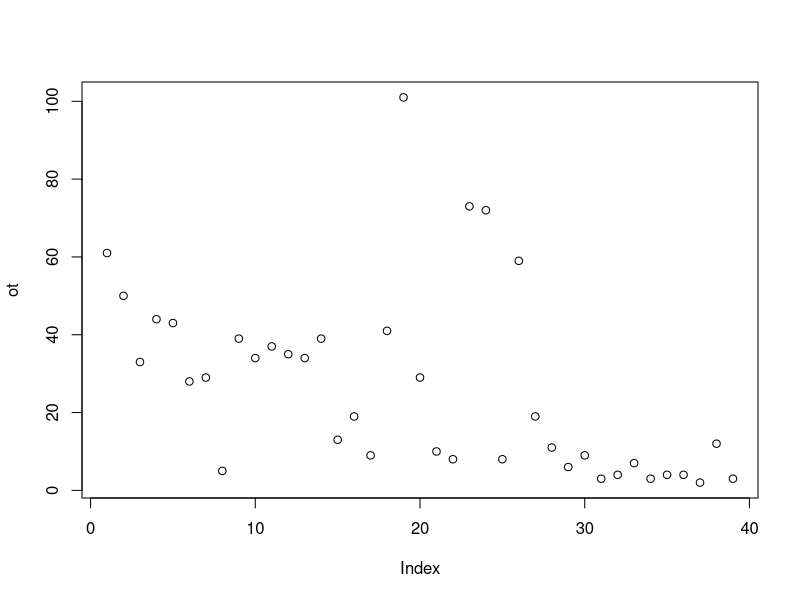
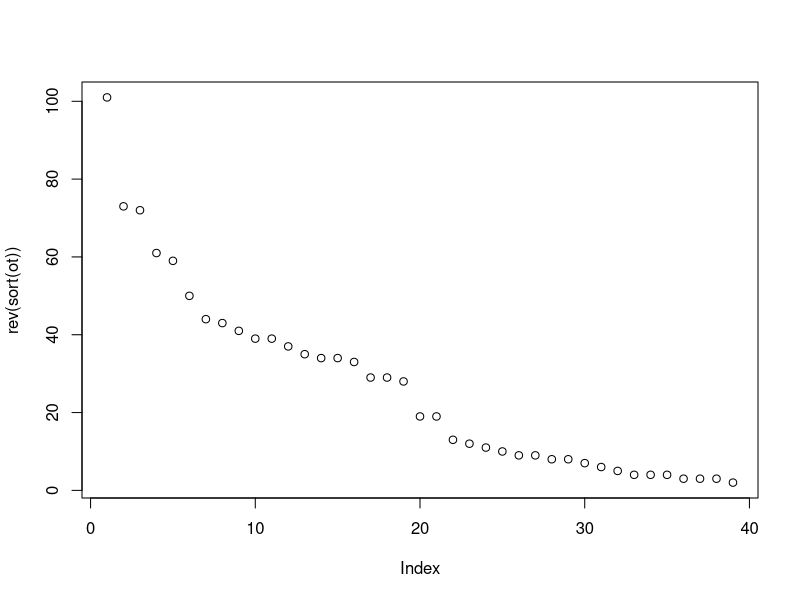
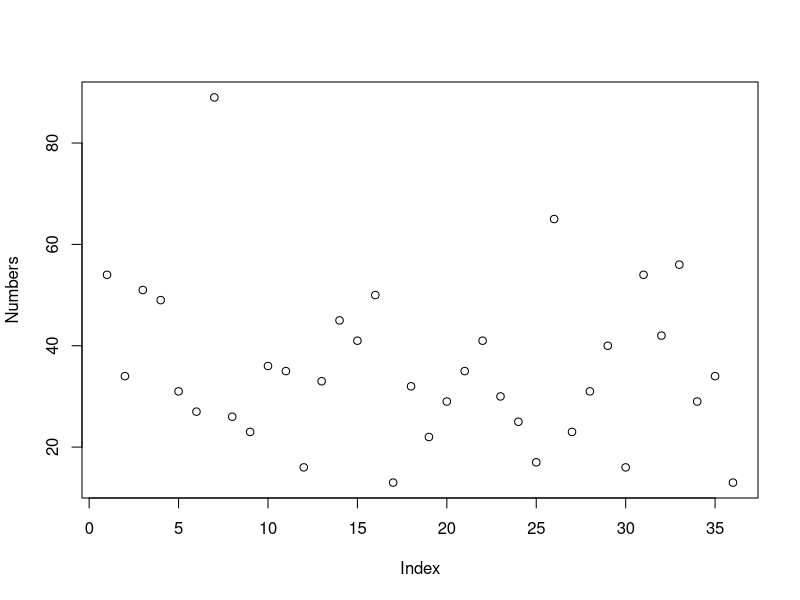
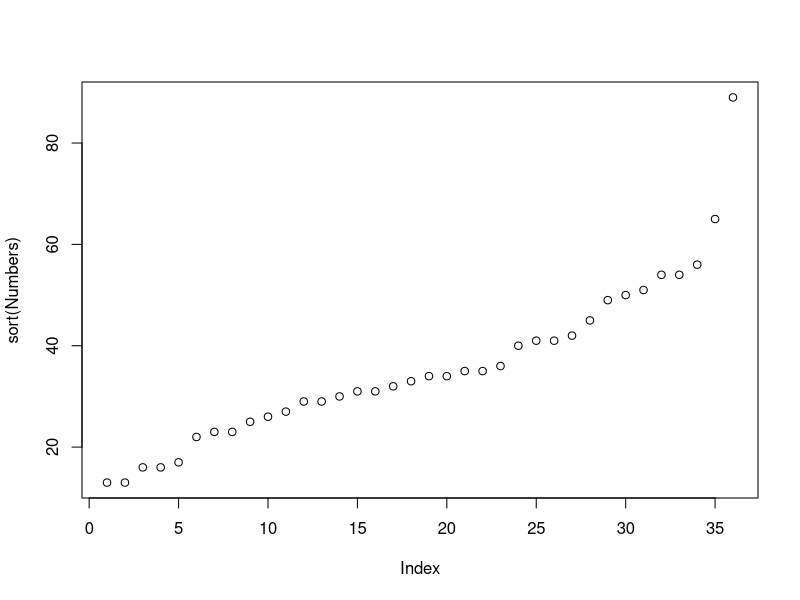
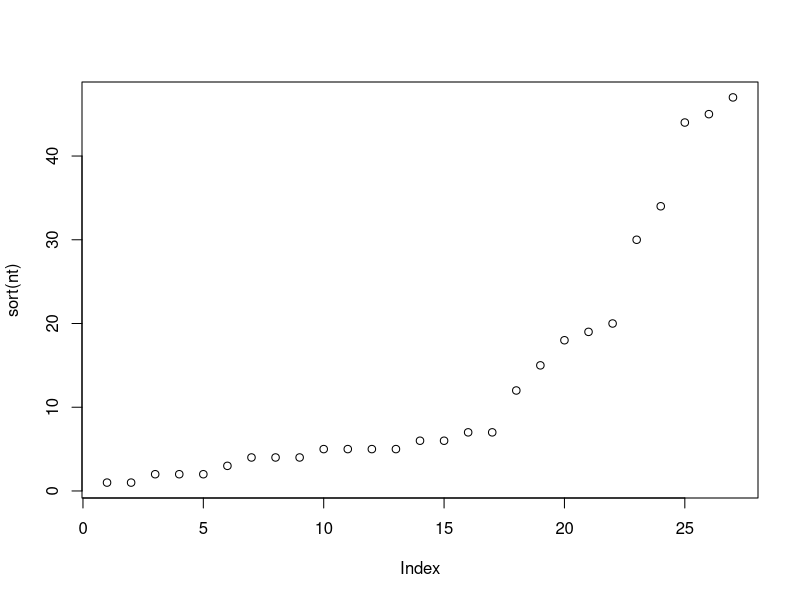
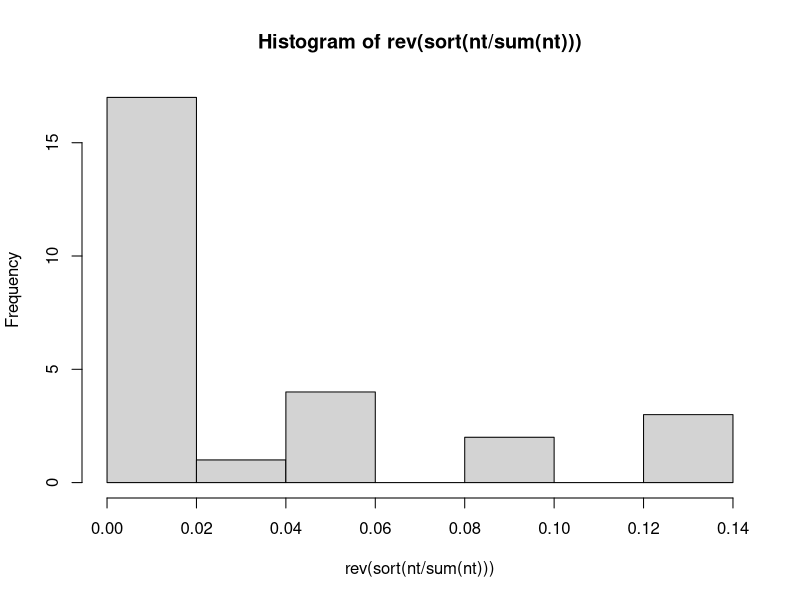
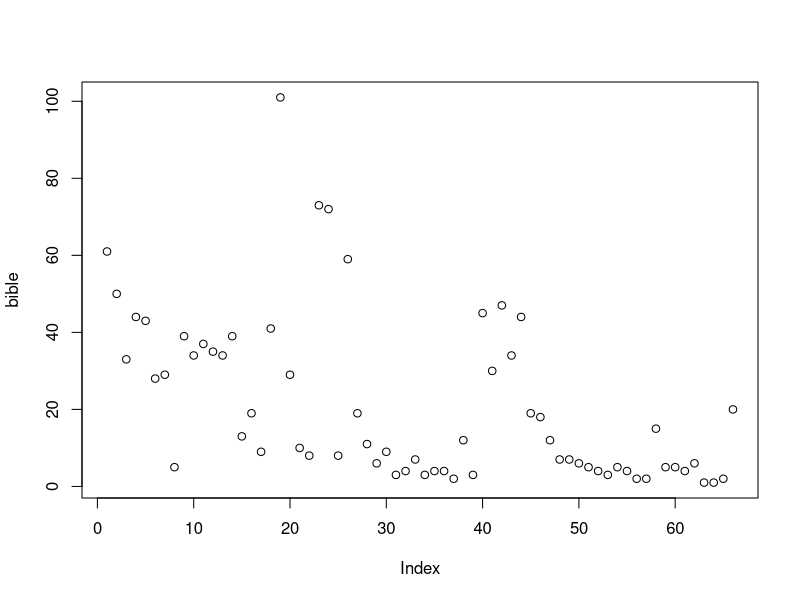
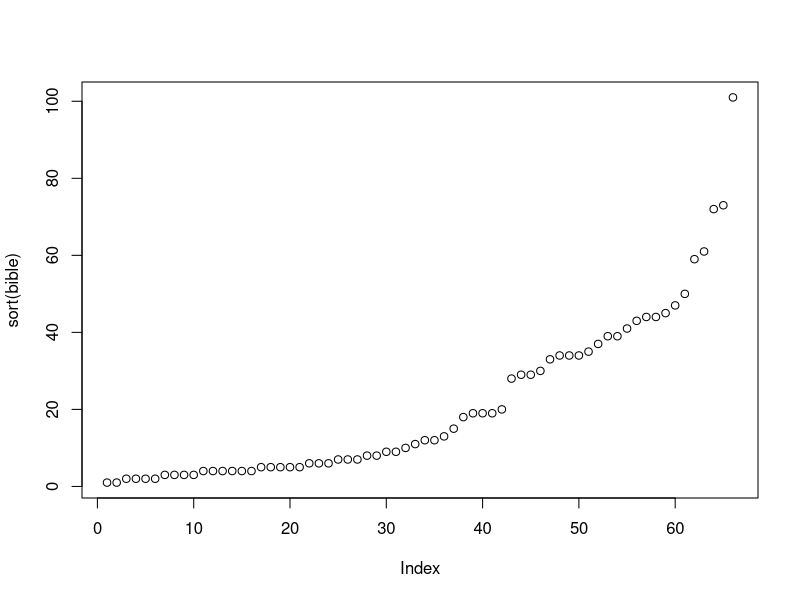

These charts were generated, in order, by the following R code:
## ---- chunk 1
ot <- c(61,50,33,44,43,28,29,5,39,34,37,35,34,39,13,19,9,41,101,29,10,8,73,72,8,59,19,11,6,9,3,4,7,3,4,4,2,12,3)
length(ot)
sum(ot)
sort(ot)
rev(sort(ot))
plot(ot)
plot(rev(sort(ot)))
ot/sum(ot)
## ---- chunk 2
Numbers0112 <- c(54,34,51,49,31,27,89,26,23,36,35,16)
Numbers1324 <- c(33,45,41,50,13,32,22,29,35,41,30,25)
Numbers2536 <- c(17,65,23,31,40,16,54,42,56,29,34,13)

Numbers <- c(Numbers0112,Numbers1324,Numbers2536)

sum(Numbers)
mean(Numbers)
var(Numbers)
sd(Numbers)
summary(Numbers)
plot(Numbers)
plot(sort(Numbers))
## ---- chunk 3
nt <- c(45,30,47,34,44,19,18,12,7,7,6,5,4,3,5,4,2,2,15,5,5,4,6,1,1,2,20)
sum(nt)
length(nt)
sort(nt)
rev(sort(nt))
plot(sort(nt))
mean(nt)
rev(sort(nt/sum(nt)))
hist(rev(sort(nt/sum(nt))))
## ---- chunk 4
bible<-c(ot,nt)
length(bible)
sum(bible)
mean(bible)
plot(bible)
plot(sort(bible))
mean(ot)
mean(nt)
mean(bible)
## ---- chunk 5
reu<-46500
sim<-59300
gad<-45650
jud<-74600
iss<-54400
zeb<-57400
eph<-40500
man<-32200
ben<-35400
dan<-62700
ash<-41500
nap<-53400
tribes<-c(reu,sim,gad,jud,iss,zeb,eph,man,ben,dan,ash,nap)
sum(tribes)
tribes/sum(tribes)
plot(tribes)
plot(sort(tribes))
sort(tribes/sum(tribes))

Judah<-c(jud,iss,zeb)
J<-sum(Judah)

Reuben<-c(reu,sim,gad)
R<-sum(Reuben)

Ephraim<-c(eph,man,ben)
E<-sum(Ephraim)

Dan<-c(dan,ash,nap)
D<-sum(Dan)

divs<-c(J,R,E,D)
sum(divs)
divs/sum(divs)

barplot(divs)
barplot(tribes)
## ---- chunk 6
reu2<-43730
sim2<-22200
gad2<-40500
jud2<-76500
iss2<-64300
zeb2<-60500
eph2<-32500
man2<-52700
ben2<-45600
dan2<-64400
ash2<-53400
nap2<-45400
tribes2<-c(reu2,sim2,gad2,jud2,iss2,zeb2,eph2,man2,ben2,dan2,ash2,nap2)
sum(tribes2)
tribes2/sum(tribes2)
plot(tribes2)
plot(sort(tribes2))
sort(tribes2/sum(tribes2))

Judah2<-c(jud2,iss2,zeb2)
J2<-sum(Judah2)

Reuben2<-c(reu2,sim2,gad2)
R2<-sum(Reuben2)

Ephraim2<-c(eph2,man2,ben2)
E2<-sum(Ephraim2)

Dan2<-c(dan2,ash2,nap2)
D2<-sum(Dan2)

divs2<-c(J2,R2,E2,D2)
sum(divs2)
divs2/sum(divs2)

barplot(divs2)
barplot(tribes2)

sum(divs)/sum(divs2)
divs-divs2
tribes2-tribes
plot(tribes2-tribes)
barplot(tribes2-tribes)
## ---- chunk 7
par(mfrow=c(1,1))

Lk<-47
Mt<-45
Ac<-44
Jn<-34
Mk<-30

Rv<-21
Ro<-19
C1<-18
He<-15
C2<-12

Ga<-7
Ep<-7
J1<-6
Ph<-6
Co<-5
T1<-5
Jm<-5
P1<-5

H1<-4
T2<-4
P2<-4
H2<-3
Tt<-2
Pm<-2
Ju<-2
J2<-1
J3<-1

Hvy<-c(Lk,Mt,Ac,Jn,Mk)
Mid<-c(Rv,Ro,C1,He,C2)
Lit<-c(Ga,Ep,J1,Ph,Co,T1,Jm,P1)
Fly<-c(H1,T2,P2,H2,Tt,Pm,Ju,J2,J3)
All<-c(Hvy,Mid,Lit,Fly)

barplot(All)
sum(All)
All/sum(All)

sum(Hvy)/sum(All)
sum(Mid)/sum(All)
sum(Lit)/sum(All)
sum(Fly)/sum(All)

sH<-sum(Hvy)
sM<-sum(Mid)
sL<-sum(Lit)
sF<-sum(Fly)

sA<-c(sH,sM,sL,sF)
barplot(sA)
sA
